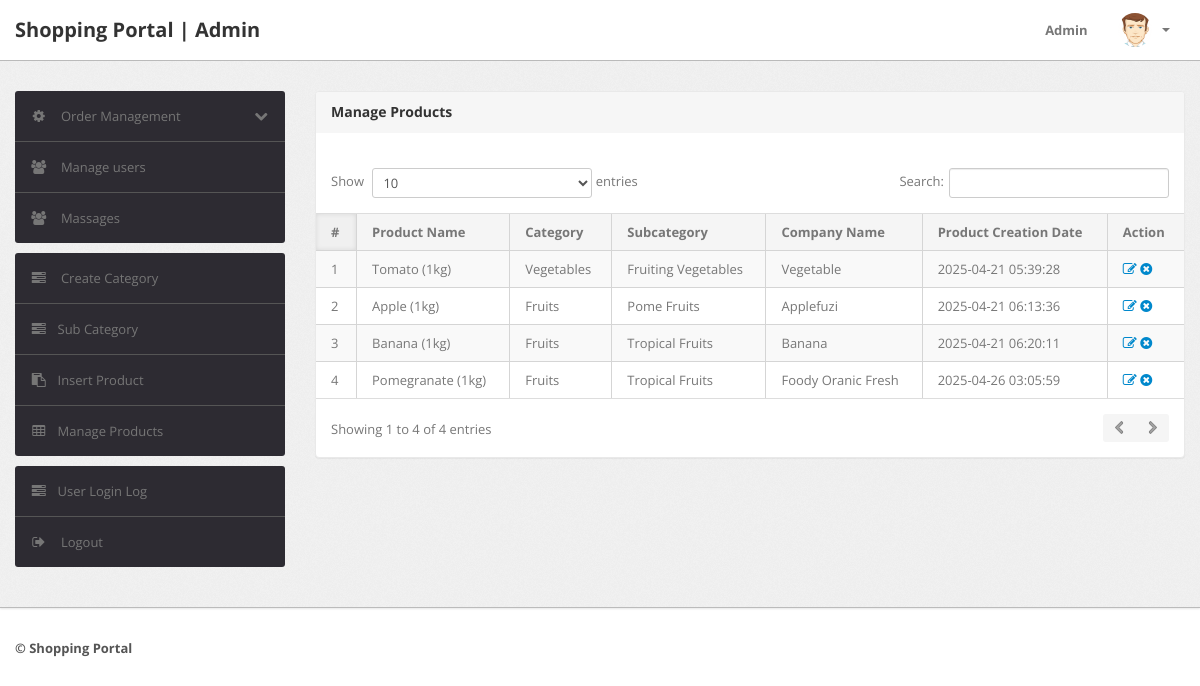
The app's page /Admin/manage-products.php (signed in) with its own data.
### tables this page shows
CREATE TABLE `products` (
  `id` int(11) NOT NULL,
  `category` int(11) NOT NULL,
  `subCategory` int(11) NOT NULL,
  `productName` varchar(255) NOT NULL,
  `productCompany` varchar(255) NOT NULL,
  `productPrice` int(11) NOT NULL,
  `productPriceBeforeDiscount` int(11) NOT NULL,
  `productDescription` longtext NOT NULL,
  `productImage1` varchar(255) NOT NULL,
  `productImage2` varchar(255) NOT NULL,
  `productImage3` varchar(255) NOT NULL,
  `shippingCharge` int(11) NOT NULL,
  `productAvailability` varchar(255) NOT NULL,
  `postingDate` timestamp NOT NULL DEFAULT current_timestamp(),
  `updationDate` varchar(255) NOT NULL
);

CREATE TABLE `category` (
  `id` int(11) NOT NULL,
  `categoryName` varchar(255) NOT NULL,
  `categoryDescription` longtext NOT NULL,
  `creationDate` timestamp NOT NULL DEFAULT current_timestamp(),
  `updationDate` varchar(255) NOT NULL
);

CREATE TABLE `subcategory` (
  `id` int(11) NOT NULL,
  `categoryid` int(11) NOT NULL,
  `subcategory` varchar(255) NOT NULL,
  `creationDate` timestamp NOT NULL DEFAULT current_timestamp(),
  `updationDate` varchar(255) NOT NULL
);

### Admin/manage-products.php (the view, shortened to what this page needs)
<?php
include('include/config.php');
if(strlen($_SESSION['alogin'])==0)
	{
header('location:index.php');
}
else{
?>
<!DOCTYPE html>
<html lang="en">
<head>
	<link type="text/css" href="bootstrap/css/bootstrap.min.css" rel="stylesheet">
	<link type="text/css" href="bootstrap/css/bootstrap-responsive.min.css" rel="stylesheet">
	<link type="text/css" href="css/theme.css" rel="stylesheet">
	<link type="text/css" href="images/icons/css/font-awesome.css" rel="stylesheet">
</head>
<body>
<?php include('include/header.php');?>
	<div class="wrapper">
		<div class="container">
			<div class="row">
<?php include('include/sidebar.php');?>
			<div class="span9">
					<div class="content">
	<div class="module">
							<div class="module-head">
								<h3>Manage Products</h3>
							</div>
							<div class="module-body table">
									<br />
								<table cellpadding="0" cellspacing="0" border="0" class="datatable-1 table table-bordered table-striped	 display" width="100%">
									<thead>
										<tr>
											<th>#</th>
											<th>Product Name</th>
											<th>Category </th>
											<th>Subcategory</th>
											<th>Company Name</th>
											<th>Product Creation Date</th>
											<th>Action</th>
										</tr>
									</thead>
									<tbody>
<?php $query=mysqli_query($con,"select products.*,category.categoryName,subcategory.subcategory from products join category on category.id=products.category join subcategory on subcategory.id=products.subCategory");
$cnt=1;
while($row=mysqli_fetch_array($query))
{
?>
										<tr>
											<td><?php echo htmlentities($cnt);?></td>
											<td><?php echo htmlentities($row['productName']);?></td>
											<td><?php echo htmlentities($row['categoryName']);?></td>
											<td> <?php echo htmlentities($row['subcategory']);?></td>
											<td><?php echo htmlentities($row['productCompany']);?></td>
											<td><?php echo htmlentities($row['postingDate']);?></td>
											<td>
											<a href="edit-products.php?id=<?php echo $row['id']?>" ><i class="icon-edit"></i></a>
											<a href="manage-products.php?id=<?php echo $row['id']?>&del=delete" onClick="return confirm('Are you sure you want to delete?')"><i class="icon-remove-sign"></i></a></td>
										</tr>
										<?php $cnt=$cnt+1; } ?>
								</table>
							</div>
						</div>
					</div>
				</div>
			</div>
		</div>
	</div>
<?php include('include/footer.php');?>
</body>
<?php } ?>

### records on screen
products: productName "Tomato (1kg)", category.categoryName "Vegetables", subcategory.subcategory "Fruiting Vegetables", productCompany "Vegetable", postingDate "2025-04-21 05:39:28"
products: productName "Apple (1kg)", category.categoryName "Fruits", subcategory.subcategory "Pome Fruits", productCompany "Applefuzi", postingDate "2025-04-21 06:13:36"
products: productName "Banana (1kg)", category.categoryName "Fruits", subcategory.subcategory "Tropical Fruits", productCompany "Banana", postingDate "2025-04-21 06:20:11"
products: productName "Pomegranate (1kg)", category.categoryName "Fruits", subcategory.subcategory "Tropical Fruits", productCompany "Foody Oranic Fresh", postingDate "2025-04-26 03:05:59"
